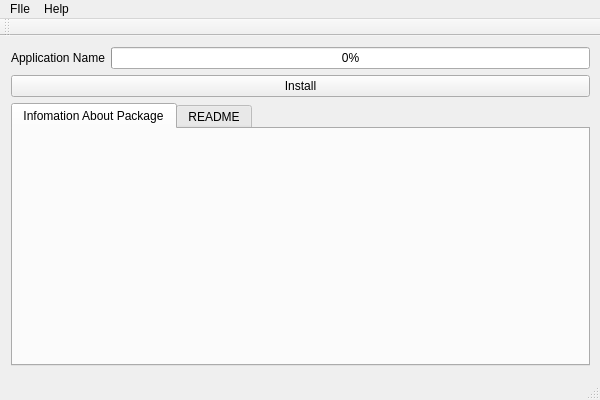
<?xml version="1.0" encoding="UTF-8"?>
<ui version="4.0">
 <class>MainWindow</class>
 <widget class="QMainWindow" name="MainWindow">
  <property name="geometry">
   <rect>
    <x>0</x>
    <y>0</y>
    <width>600</width>
    <height>400</height>
   </rect>
  </property>
  <property name="sizePolicy">
   <sizepolicy hsizetype="Fixed" vsizetype="Fixed">
    <horstretch>0</horstretch>
    <verstretch>0</verstretch>
   </sizepolicy>
  </property>
  <property name="windowTitle">
   <string>MainWindow</string>
  </property>
  <widget class="QWidget" name="centralWidget">
   <property name="sizePolicy">
    <sizepolicy hsizetype="Fixed" vsizetype="Fixed">
     <horstretch>0</horstretch>
     <verstretch>0</verstretch>
    </sizepolicy>
   </property>
   <widget class="QWidget" name="verticalLayoutWidget">
    <property name="geometry">
     <rect>
      <x>0</x>
      <y>0</y>
      <width>601</width>
      <height>341</height>
     </rect>
    </property>
    <layout class="QVBoxLayout" name="verticalLayout">
     <item>
      <layout class="QHBoxLayout" name="horizontalLayout">
       <property name="sizeConstraint">
        <enum>QLayout::SetDefaultConstraint</enum>
       </property>
       <item>
        <widget class="QLabel" name="lbl_app_name">
         <property name="text">
          <string>Application Name</string>
         </property>
        </widget>
       </item>
       <item>
        <widget class="QProgressBar" name="progress_bar">
         <property name="value">
          <number>0</number>
         </property>
        </widget>
       </item>
      </layout>
     </item>
     <item>
      <layout class="QHBoxLayout" name="horizontalLayout_2">
       <item>
        <widget class="QPushButton" name="btn_install">
         <property name="text">
          <string>Install</string>
         </property>
        </widget>
       </item>
      </layout>
     </item>
     <item>
      <widget class="QTabWidget" name="tabWidget">
       <property name="currentIndex">
        <number>0</number>
       </property>
       <widget class="QWidget" name="tab">
        <attribute name="title">
         <string>Infomation About Package</string>
        </attribute>
       </widget>
       <widget class="QWidget" name="tab_2">
        <attribute name="title">
         <string>README</string>
        </attribute>
        <widget class="QTextEdit" name="textEdit">
         <property name="geometry">
          <rect>
           <x>0</x>
           <y>0</y>
           <width>591</width>
           <height>251</height>
          </rect>
         </property>
        </widget>
       </widget>
      </widget>
     </item>
    </layout>
   </widget>
  </widget>
  <widget class="QMenuBar" name="menuBar">
   <property name="geometry">
    <rect>
     <x>0</x>
     <y>0</y>
     <width>600</width>
     <height>21</height>
    </rect>
   </property>
   <widget class="QMenu" name="menuFIle">
    <property name="title">
     <string>FIle</string>
    </property>
   </widget>
   <widget class="QMenu" name="menuHelp">
    <property name="title">
     <string>Help</string>
    </property>
    <addaction name="actionAbout"/>
   </widget>
   <addaction name="menuFIle"/>
   <addaction name="menuHelp"/>
  </widget>
  <widget class="QToolBar" name="mainToolBar">
   <attribute name="toolBarArea">
    <enum>TopToolBarArea</enum>
   </attribute>
   <attribute name="toolBarBreak">
    <bool>false</bool>
   </attribute>
  </widget>
  <widget class="QStatusBar" name="statusBar"/>
  <action name="actionAbout">
   <property name="text">
    <string>About</string>
   </property>
  </action>
 </widget>
 <layoutdefault spacing="6" margin="11"/>
 <resources/>
 <connections>
  <connection>
   <sender>actionAbout</sender>
   <signal>activated()</signal>
   <receiver>MainWindow</receiver>
   <slot>show_about_dialog()</slot>
   <hints>
    <hint type="sourcelabel">
     <x>-1</x>
     <y>-1</y>
    </hint>
    <hint type="destinationlabel">
     <x>299</x>
     <y>199</y>
    </hint>
   </hints>
  </connection>
 </connections>
 <slots>
  <slot>show_about_dialog()</slot>
 </slots>
</ui>
